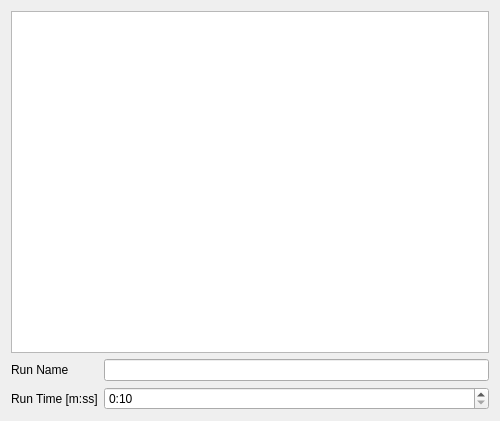
<?xml version="1.0" encoding="UTF-8"?>
<ui version="4.0">
 <class>Form</class>
 <widget class="QWidget" name="Form">
  <property name="geometry">
   <rect>
    <x>0</x>
    <y>0</y>
    <width>500</width>
    <height>421</height>
   </rect>
  </property>
  <property name="windowTitle">
   <string>Form</string>
  </property>
  <layout class="QGridLayout" name="gridLayout">
   <item row="1" column="0">
    <widget class="QLabel" name="label">
     <property name="text">
      <string>Run Name</string>
     </property>
    </widget>
   </item>
   <item row="1" column="1">
    <widget class="QLineEdit" name="leCurrentRun"/>
   </item>
   <item row="2" column="0">
    <widget class="QLabel" name="label_2">
     <property name="text">
      <string>Run Time [m:ss]</string>
     </property>
    </widget>
   </item>
   <item row="2" column="1">
    <widget class="QTimeEdit" name="timeEdit">
     <property name="maximumTime">
      <time>
       <hour>0</hour>
       <minute>2</minute>
       <second>59</second>
      </time>
     </property>
     <property name="minimumTime">
      <time>
       <hour>0</hour>
       <minute>0</minute>
       <second>10</second>
      </time>
     </property>
     <property name="displayFormat">
      <string>m:ss</string>
     </property>
    </widget>
   </item>
   <item row="0" column="0" colspan="2">
    <widget class="QListWidget" name="lwRuns"/>
   </item>
  </layout>
 </widget>
 <resources/>
 <connections/>
</ui>
